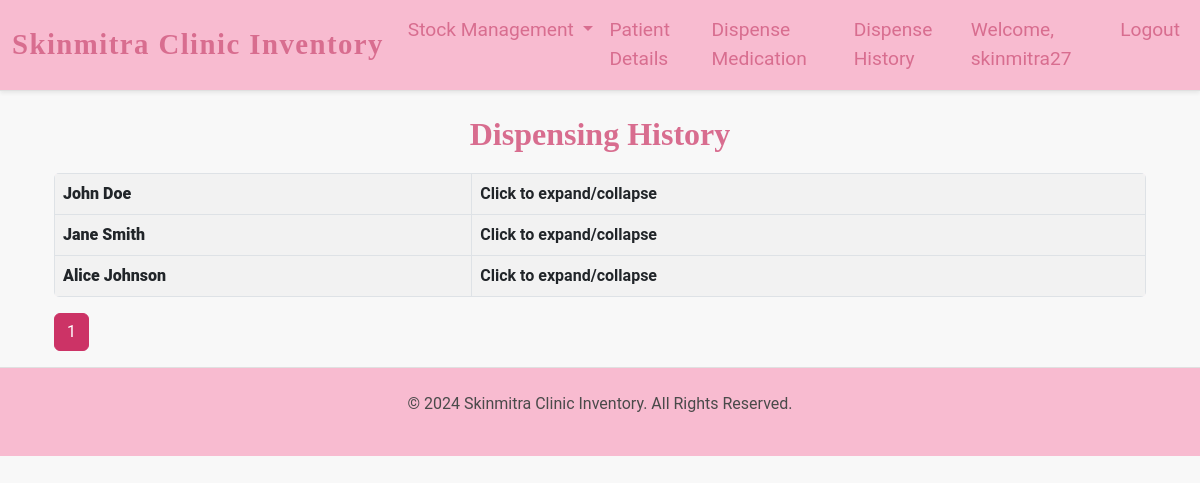
The page /dispensing-history/ (signed in) on the database as committed earlier.
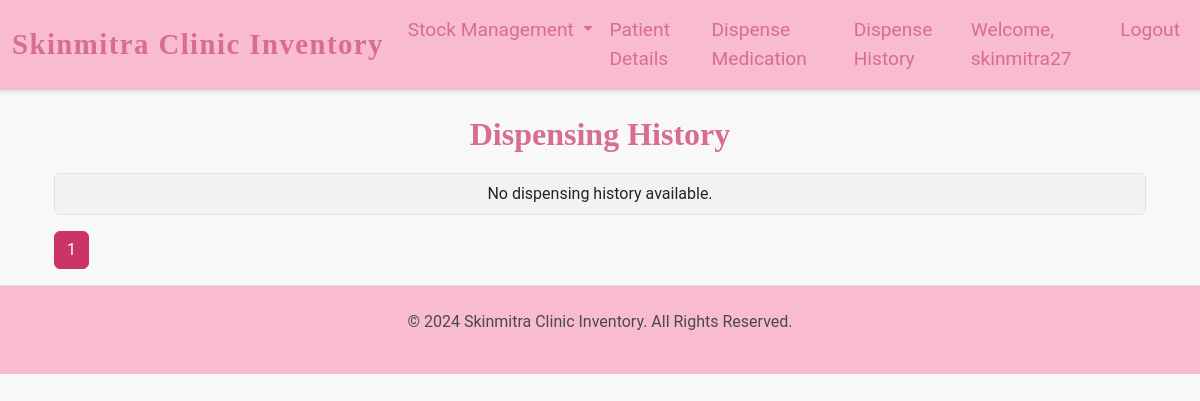
The same page on the database as committed later.
### inventory/models.py (models this page shows, shortened)
class Patient(models.Model):
    name = models.CharField(max_length=255)
    age = models.IntegerField()
    contact = models.CharField(max_length=15, blank=True, null=True)
    diagnosis = models.TextField(blank=True, null=True)

### inventory/views.py (the view)
# urls.py: path("dispensing-history/", views.dispensing_history_view, name="dispensing_history"),
@login_required
def dispensing_history_view(request):
    all_history = DispensedMedication.objects.select_related('patient', 'medication').order_by('-date_dispensed')
    grouped_history = {}
    for record in all_history:
        if record.patient not in grouped_history:
            grouped_history[record.patient] = []
        grouped_history[record.patient].append(record)
    grouped_history_list = list(grouped_history.items())
    paginator = Paginator(grouped_history_list, 10)  # Show 10 patients per page
    page_number = request.GET.get('page')
    page_obj = paginator.get_page(page_number)
    return render(request, 'dispensing_history.html', {'history': page_obj})

### inventory/templates/dispensing_history.html (shortened to what this page needs)
{% extends 'base.html' %}
{% block content %}
<div class="container">
    <h1 class="disp-hist-heading">Dispensing History</h1>
    <div class="table-responsive">
        <table class="table table-bordered table-striped">
            <tbody>
                {% for patient, records in history %}
                    <tr class="patient-row" data-bs-toggle="collapse" data-bs-target="#patient-{{ patient.id }}" style="cursor: pointer;">
                        <td><strong>{{ patient.name }}</strong></td>
                        <td colspan="4">Click to expand/collapse</td>
                    </tr>
                {% empty %}
                    <tr>
                        <td colspan="5" class="text-center">No dispensing history available.</td>
                    </tr>
                {% endfor %}
            </tbody>
        </table>
    </div>
    <div class="pagination">
        <nav aria-label="Page navigation">
            <ul class="pagination justify-content-center">
                {% for num in history.paginator.page_range %}
                    <li class="page-item {% if history.number == num %}active{% endif %}">
                        <a class="page-link" href="?page={{ num }}">{{ num }}</a>
                    </li>
                {% endfor %}
            </ul>
        </nav>
    </div>
</div>
{% endblock %}

Rows that differ between the two databases and show on the page:
removed Patient: name "John Doe"
removed Patient: name "Jane Smith"
removed Patient: name "Alice Johnson"
Other text that changed with them:
text now shown: "No dispensing history available."
